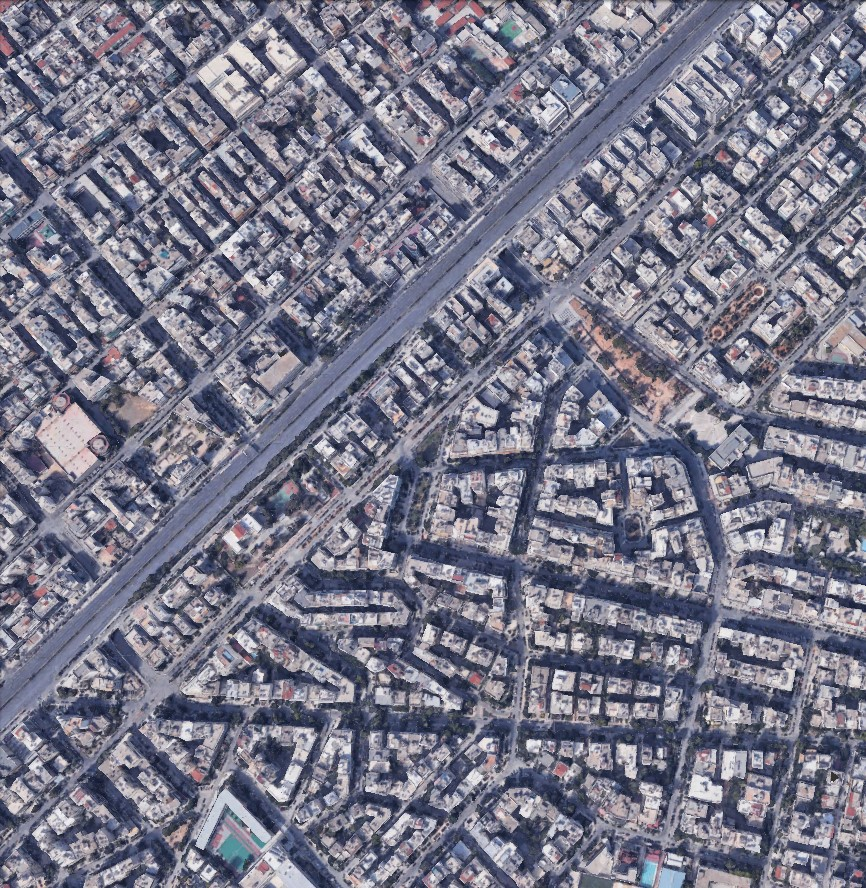
#> input picture datasets/sources/source_diverse/images/0citydense.jpg, 866 x 888 px, given as the content of the folder ../datasets/sources/source-diverse/1.source, which was not available
$ python main.py
#> lines starting #> are read from the running program, lines starting #| are printed output that depends on the picture; pictures that were not available may be replaced by others from this repository, and a replacement may not be noted
import cv2 as cv
import numpy as np
import os
import imutils
from matplotlib import pyplot as plt


# -------------------------------------------------- Misc Methods -------------------------------------------------------------- #

def wait_for_esc():
    while True:
        if cv.waitKey(1) == 27:
            cv.destroyAllWindows()
            break


# [9 lines left out: function yes_no, not called in this run]


def draw_image(img, x, y, radius=10, color=(0, 0, 255)):
    try:
        img = cv.cvtColor(img, cv.COLOR_GRAY2BGR)
    except cv.error:
        cv.circle(img, (x, y), radius, color, -1)
        return img

    cv.circle(img, (x, y), radius, color, -1)
    return img


def snap_image(img, top_x, top_y, dim):
    return img[top_x:top_x + dim, top_y:top_y + dim]


# ------------------------------------------------------------------------------------------------------------------------------ #

# ------------------------------------------------- Image Processing ----------------------------------------------------------- #

# [7 lines left out: function _grayscale, not called in this run]


def _rotate(img, rot_deg):
    # Rotate the image
    return imutils.rotate(img, int(rot_deg))


class Processor:

    def __init__(self):
        self.processed_img = None


    def process_image(self, src_img, rot_deg=0, args=None):
        """Applies image processing techniques on an image.
        Args:
            src_img: Image to be processed
            rot_deg: Degrees that the image will be rotated
            args: List of strings containing the functions that can be called. Can be 'rotate' and 'grayscale'
        Returns:
            Processed image

        """
        self.processed_img = src_img
        if 'rotate' in args:
            self.processed_img = _rotate(self.processed_img, rot_deg)
        elif 'grayscale' in args:
            self.processed_img = _grayscale(self.processed_img)

        return self.processed_img


# ------------------------------------------------------------------------------------------------------------------------------ #

# --------------------------------------------- Matching Algorithm ------------------------------------------------------------- #

# Returns the top left pixel location of the sensed template
def findTarget(src, temp):
    """Uses openCV's matchTemplate to find a desired target inside the source image.

    :param src: Source image
    :param temp: Template image
    :return: Tuple containing the sensed target top left coordinates
    """

    # Apply template matching
    res = cv.matchTemplate(src, temp, cv.TM_CCOEFF)
    min_val, max_val, min_loc, max_loc = cv.minMaxLoc(res)

    return max_loc  # Return top left position


# ------------------------------------------------------------------------------------------------------------------------------ #

# --------------------------------------------- Statistical Analysis ----------------------------------------------------------- #

class Evaluator:
    """Performs the find_target() function for multiple source images on multiple templates, compares the results with
    the locations in the actual_match list, calculates the displacement and finally; writes the results on a text file.
    Args:
        src: Source images list
        temp: Template images list
        actual_match: List of strings containing the correct coordinates for a give target
        rotation: Rotation value for process_image()
    Returns: A well structured string containing the results of the experiment or a tuple of the resulting data
    """

    # [72 lines left out: functions __init__, evaluate, _run_evaluation, _write_experiment, _plot_data, not called in this run]


# ------------------------------------------------------------------------------------------------------------------------------ #

# -------------------------------------------------- Simulation ---------------------------------------------------------------- #

class Simulator:

    def __init__(self, sat_images=None, sim_uav_images=None):
        self.sat_images = sat_images
        self.sim_uav_images = sim_uav_images
        self.params = 100, 'East', 'South', 45, 200
        self.dx = 0
        self.dy = 0


    def _verbose_sim(self, sat_image, sim_uav_image, inertial_error):
        """ Performs simulation with detailed output, including images and console prints

        Args:
            sat_image: Satellite image
            sim_uav_image: UAV image
            inertial_error: Heading error produced by the INS

        Returns:

        """
        _, dx_bias, dy_bias, heading, capture_dim = self.params

        prc = Processor()
        # Set center of satellite images
        sat_image_center = (int(sat_image.shape[0] / 2), int(sat_image.shape[1] / 2))

        # Coordinates where the UAV will capture an image
        actual_capture_coord = sat_image_center[0] + self.dx, sat_image_center[1] + self.dy
        print('The UAV is off course {} horizontally and {} vertically'.format(self.dx, self.dy))

        # "Capturing" the UAV image by cropping the uav_processed_image
        capt_top_left = (actual_capture_coord[0] - int(capture_dim / 2),  # Top left pixel location of captured image
                         actual_capture_coord[1] - int(capture_dim / 2))
        # Cropping the UAV image
        captured_img = snap_image(sim_uav_image, capt_top_left[1], capt_top_left[1], capture_dim)

        marked_loc_img = draw_image(sat_image, actual_capture_coord[0], actual_capture_coord[1], color=(255, 0, 0))
        cv.imshow('Actual UAV location', marked_loc_img)
        cv.imshow('Captured image', captured_img)
        wait_for_esc()

        # Rotate the image clockwise to simulate the insertion angle plus the INS error
        captured_img = prc.process_image(captured_img, rot_deg=heading + inertial_error, args=['rotate'])
        print('The INS made a {} degree error\nPress ESC to continue'.format(inertial_error))

        # Rotate the image to match its orientation into what the UAV thinks is true north. Doesn't include the INS error
        print('INS : {} degrees insertion angle\nRotating image accordingly...\nPress ESC to continue'.format(heading))
        captured_img = prc.process_image(captured_img, rot_deg=-heading, args=['rotate'])

        # Crop the image to get rid of black areas caused by rotation
        captured_img = captured_img[
                       int(captured_img.shape[0] / 4):int(captured_img.shape[0] / 4) + int(captured_img.shape[0] / 2),
                       int(captured_img.shape[1] / 4):int(captured_img.shape[1] / 4) + int(captured_img.shape[1] / 2)]

        # Find where the captured image is located relative to the satellite image
        captured_image_location = findTarget(sat_image, captured_img)  # Top-left location of the template image

        captured_img_center = (captured_image_location[0] + int(captured_img.shape[0] / 2),
                               captured_image_location[1] + int(captured_img.shape[1] / 2))

        marked_loc_img = draw_image(marked_loc_img, captured_img_center[0], captured_img_center[1])
        cv.imshow('Actual location (Blue) vs Calculated location (Red)', marked_loc_img)
        wait_for_esc()

        # Course correction data
        x_error, y_error = captured_img_center[0] - actual_capture_coord[0], captured_img_center[1] - actual_capture_coord[1]
        sensed_center_displacement = captured_img_center[0] - sat_image_center[0], sat_image_center[1] - captured_img_center[1]
        print('The UAV is off center {} meters horizontally and {} meters vertically\n'
              'And the error is {:.2f} meters horizontally and {:.2f} meters vertically\n\n'.format(
            sensed_center_displacement[0], sensed_center_displacement[1], x_error, y_error))

        return x_error, y_error


    def _set_uav_params(self, use_defaults):
        if not use_defaults:
            dist_center = input('Enter distance from center\n')
            dx_bias = input('Enter direction of horizontal displacement: West or East\n')
            dy_bias = input('Enter direction of vertical displacement: North or South\n')
            heading = int(input('Enter heading angle relative to true North\n'))
            capture_dim = int(input('Enter the dimension of the captured images. Default is 200\n'))
            self.params = int(dist_center), dx_bias, dy_bias, int(heading), int(capture_dim)


    def _init_variables(self, sat_dir, sim_uav_dir, use_defaults):
        """

        Args:
            sat_dir: Satellite images directory
            sim_uav_dir: UAV images directory
            use_defaults: Determines whether to use default Simulation.params values or have the user set them

        Returns:

        """
#> called with use_defaults = 'y'
        # Initialize variables
        self._set_uav_params(use_defaults)
        dist_center, dx_bias, dy_bias, heading, capture_dim = self.params

        # Read images
        rd = ImageReader()
        self.sat_images = rd.readImages(sat_dir)
#> self.sat_images = 1 item
        self.sim_uav_images = rd.readImages(sim_uav_dir)
#> self.sim_uav_images = 1 item

        # Central displacement error
        dx = {'West': -dist_center, 'East': dist_center}
        dy = {'South': dist_center, 'North': -dist_center}
        self.dx = dx[dx_bias]
        self.dy = dy[dy_bias]

        return dist_center, dx_bias, dy_bias, heading, capture_dim


    def simulate(self, sat_dir, sim_uav_dir, use_defaults, inertial_error=np.random.uniform(0, 2)):

        self._init_variables(sat_dir, sim_uav_dir, use_defaults)

        # Simulation loop
        for index in range(len(self.sat_images)):
            # Run a simulation with
            try:
                x_error, y_error = self._verbose_sim(self.sat_images[index], self.sim_uav_images[index], inertial_error)
            except cv.error as e:
                print('UAV flew outside the expected region\n\n{}'.format(e))
            # Accumulate the central displacement error
            self.dx += x_error
            self.dy += y_error
#> this loop made 1 pass; (key Esc is pressed on pass 1)
#> (dx_bias in _verbose_sim, dy_bias in _verbose_sim, heading in _verbose_sim, capture_dim in _verbose_sim, actual_capture_coord in _verbose_sim, capt_top_left in _verbose_sim) on pass 1: ('East', 'South', 45, 200, (544, 533), (444, 433))
#> (printed output is left out)
#> pass 1, in _verbose_sim, `captured_img = snap_image(sim_uav_image, capt_top_left[1], capt_top_le..`:
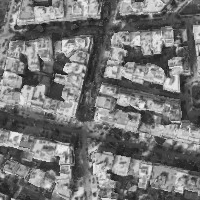
#> captured_img: shape (200, 200); min 23, max 247, mean 117.6
#> pass 1, in draw_image, `img = cv.cvtColor(img, cv.COLOR_GRAY2BGR)`:
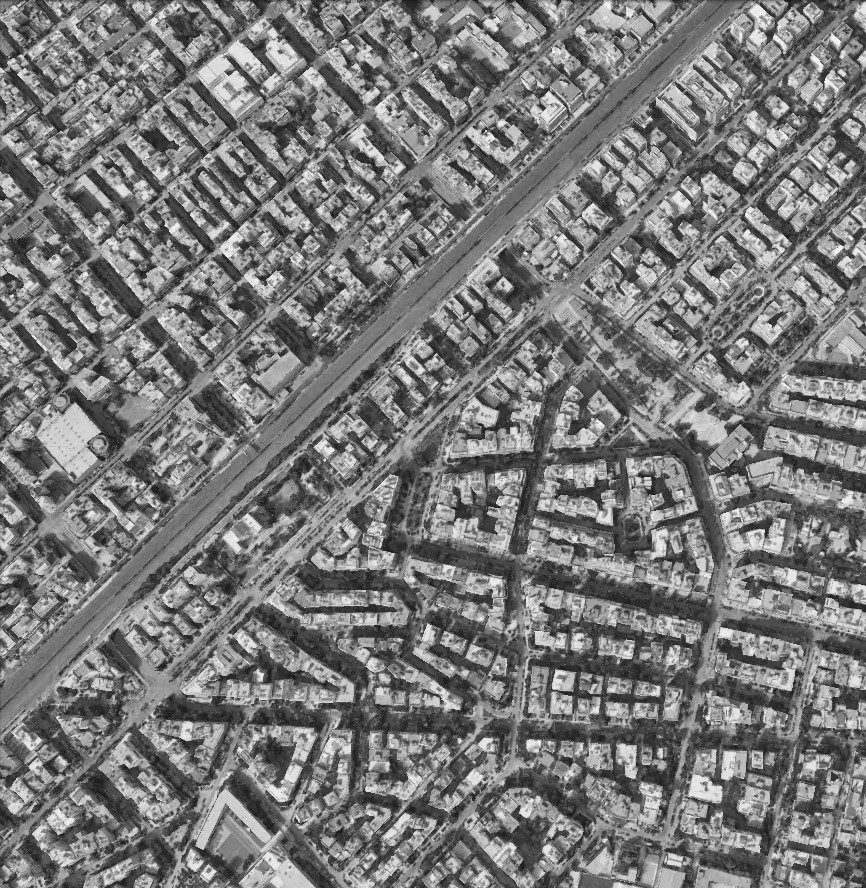
#> img: shape (888, 866, 3); min 17, max 252, mean 121.6
#> pass 1, in process_image, `self.processed_img = _rotate(self.processed_img, rot_deg)`:
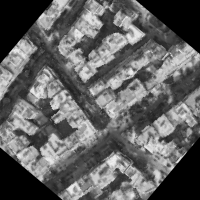
#> self.processed_img: shape (200, 200); min 0, max 241, mean 99.1
#> after the loop, self.dx = 89; self.dy = 102


# ------------------------------------------------------------------------------------------------------------------------------ #

# -------------------------------------------------- Setup Data ---------------------------------------------------------------- #

# Reads images and converts them to grayscale
class ImageReader:

    def __init__(self):
        self.directory = ''

    def readImages(self, directory):
        """Reads all images from selected path using OpenCV's imread and converts them to grayscale.

        Args:
            directory: Images directory

        Returns:

        """
        self.directory = directory

        # Append all the paths into lists
        img_paths = [os.path.join(directory, image_path) for image_path in os.listdir(directory)]

        # Sort the paths
        try:
            img_paths.sort(key=lambda name: int(os.path.splitext(os.path.basename(name))[0]))
        except ValueError:
            img_paths.sort()

        # Print all paths to make sure everything is ok
        for path in img_paths:
            print(path)

        return [cv.cvtColor(cv.imread(img_path), cv.COLOR_BGR2GRAY) for img_path in img_paths]


# ------------------------------------------------------------------------------------------------------------------------------ #

# -------------------------------------------------- User Interface ------------------------------------------------------------ #

class UI:

    # [49 lines left out: functions __init__, experiment, _get_method, _use_simulation, _use_evaluation, not called in this run]


# ------------------------------------------------------------------------------------------------------------------------------ #

# ----------------------------------------------------- Main ------------------------------------------------------------------- #
print('hello world')
# ui = UI()
# ui.experiment('simulation')  # Either 'simulation', 'plot' or 'write text'

sim = Simulator()
sim.simulate('../datasets/sources/source-diverse/1.source', '../datasets/sources/source-diverse/1.source', 'y', 5)

# ------------------------------------------------------------------------------------------------------------------------------ #

$ run again, on datasets/sources/source_diverse/images/4plainwithtrees.jpg
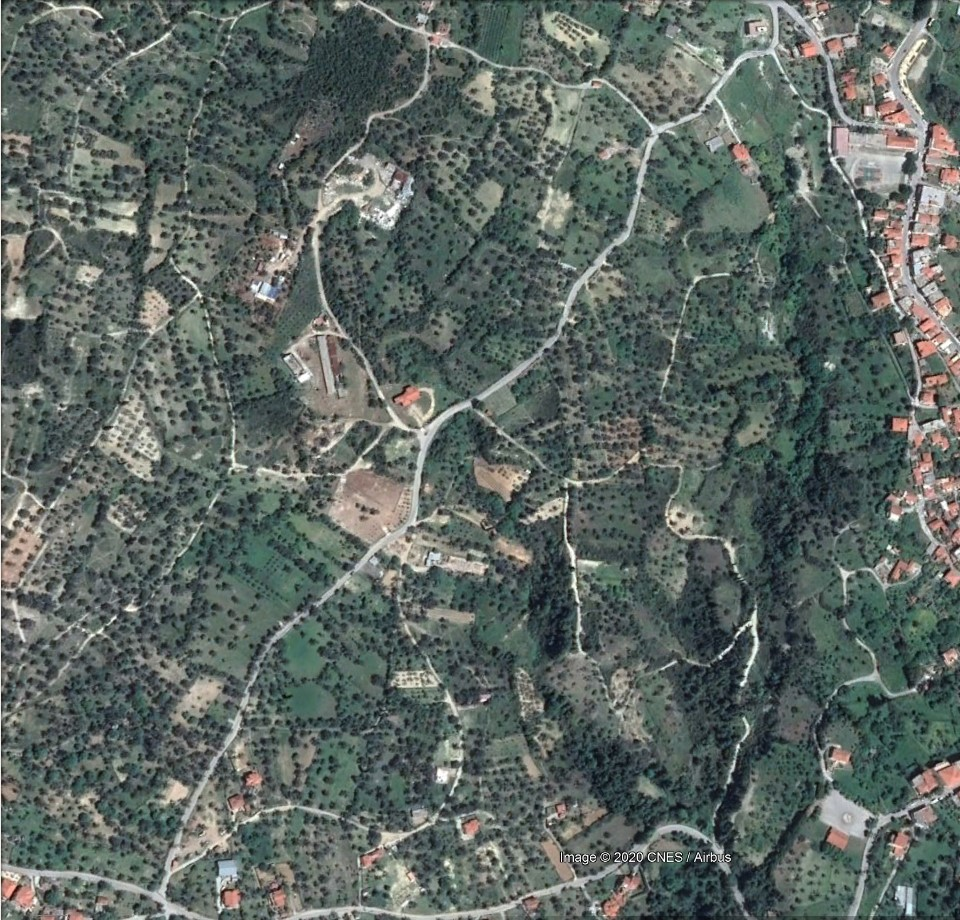
#> input picture datasets/sources/source_diverse/images/4plainwithtrees.jpg, 960 x 920 px, given as the content of the folder ../datasets/sources/source-diverse/1.source, which was not available
#> self.sat_images = 1 item
#> the loop in simulate, `for index in range(len(self.sat_images)):` made 1 pass; (key Esc is pressed on pass 1)
#> (dx_bias in _verbose_sim, dy_bias in _verbose_sim, heading in _verbose_sim, capture_dim in _verbose_sim, actual_capture_coord in _verbose_sim, capt_top_left in _verbose_sim) on pass 1: ('East', 'South', 45, 200, (560, 580), (460, 480))
#> (printed output is left out)
#> pass 1, in _verbose_sim, `captured_img = snap_image(sim_uav_image, capt_top_left[1], capt_top_le..`:
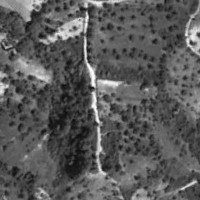
#> captured_img: shape (200, 200); min 12, max 254, mean 89.7
#> pass 1, in process_image, `self.processed_img = _rotate(self.processed_img, rot_deg)`:
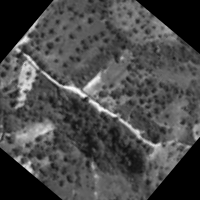
#> self.processed_img: shape (200, 200); min 0, max 252, mean 73.8
#> after the loop in simulate, `for index in range(len(self.sat_images)):`: self.dx = 119; self.dy = 101

$ run again, on datasets/sources/source_diverse/images/5plainnotrees.jpg
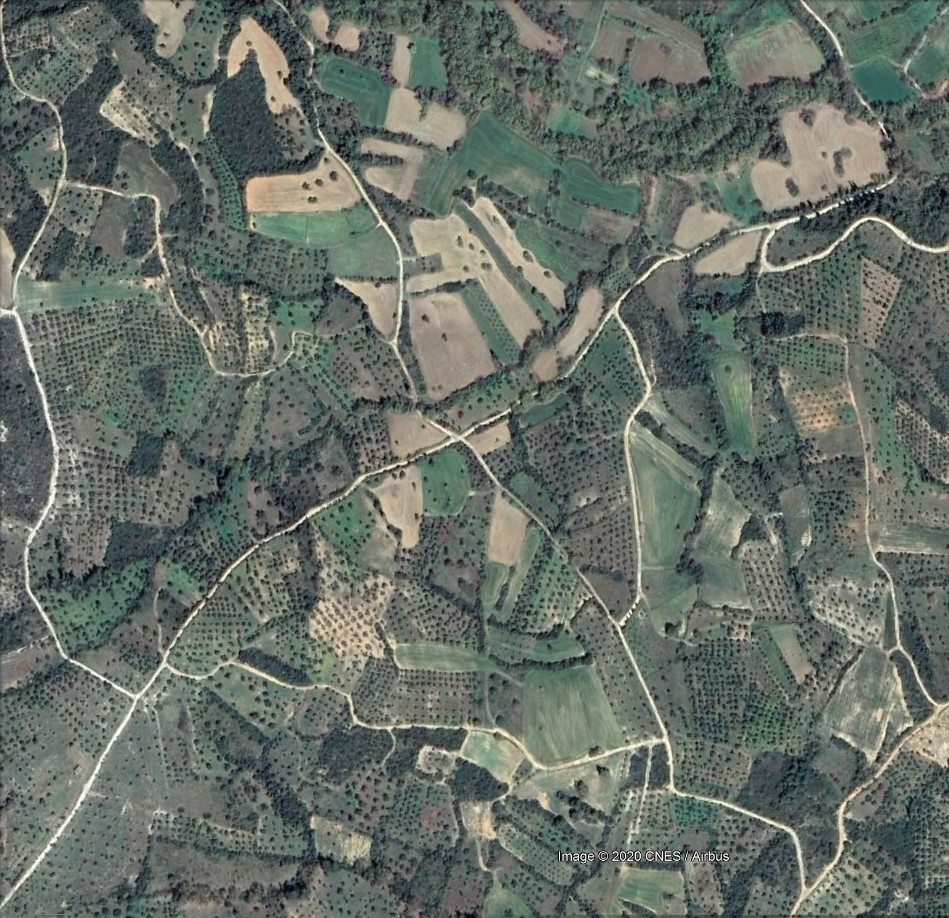
#> input picture datasets/sources/source_diverse/images/5plainnotrees.jpg, 949 x 918 px, given as the content of the folder ../datasets/sources/source-diverse/1.source, which was not available
#> self.sat_images = 1 item
#> the loop in simulate, `for index in range(len(self.sat_images)):` made 1 pass; (key Esc is pressed on pass 1)
#> (dx_bias in _verbose_sim, dy_bias in _verbose_sim, heading in _verbose_sim, capture_dim in _verbose_sim, actual_capture_coord in _verbose_sim, capt_top_left in _verbose_sim) on pass 1: ('East', 'South', 45, 200, (559, 574), (459, 474))
#> (printed output is left out)
#> pass 1, in _verbose_sim, `captured_img = snap_image(sim_uav_image, capt_top_left[1], capt_top_le..`:
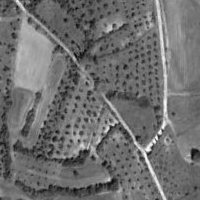
#> captured_img: shape (200, 200); min 6, max 254, mean 111.1
#> pass 1, in process_image, `self.processed_img = _rotate(self.processed_img, rot_deg)`:
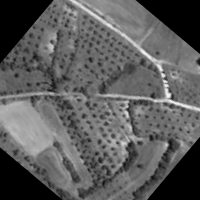
#> self.processed_img: shape (200, 200); min 0, max 249, mean 92.5
#> after the loop in simulate, `for index in range(len(self.sat_images)):`: self.dx = 112; self.dy = 101

$ run again, on datasets/sources/source_diverse/images/6nothing.jpg
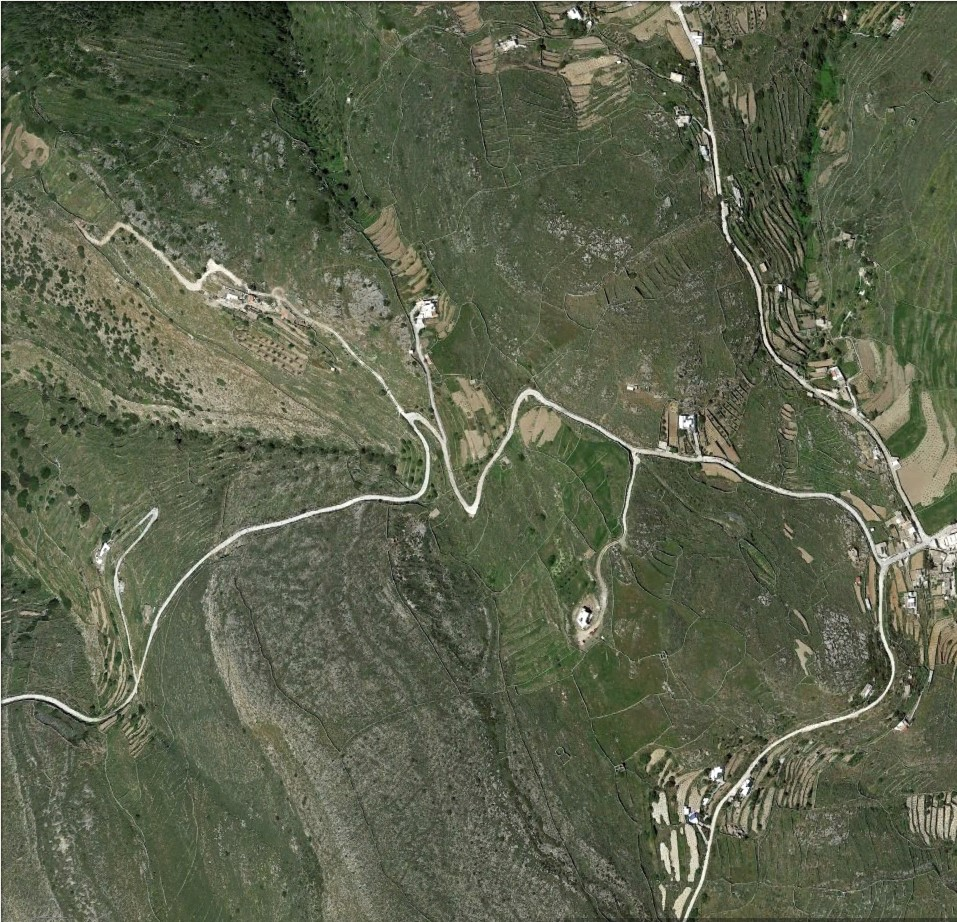
#> input picture datasets/sources/source_diverse/images/6nothing.jpg, 957 x 922 px, given as the content of the folder ../datasets/sources/source-diverse/1.source, which was not available
#> self.sat_images = 1 item
#> the loop in simulate, `for index in range(len(self.sat_images)):` made 1 pass; (key Esc is pressed on pass 1)
#> (dx_bias in _verbose_sim, dy_bias in _verbose_sim, heading in _verbose_sim, capture_dim in _verbose_sim, actual_capture_coord in _verbose_sim, capt_top_left in _verbose_sim) on pass 1: ('East', 'South', 45, 200, (561, 578), (461, 478))
#> (printed output is left out)
#> pass 1, in _verbose_sim, `captured_img = snap_image(sim_uav_image, capt_top_left[1], capt_top_le..`:
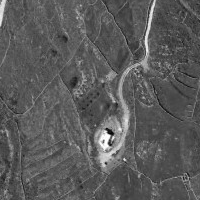
#> captured_img: shape (200, 200); min 1, max 255, mean 90.6
#> pass 1, in process_image, `self.processed_img = _rotate(self.processed_img, rot_deg)`:
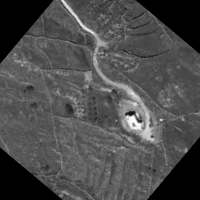
#> self.processed_img: shape (200, 200); min 0, max 254, mean 76
#> after the loop in simulate, `for index in range(len(self.sat_images)):`: self.dx = 115; self.dy = 101
